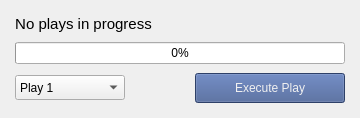
       <widget class="QFrame" name="frame_play_book_cntnr">
        <property name="sizePolicy">
         <sizepolicy hsizetype="Minimum" vsizetype="Preferred">
          <horstretch>0</horstretch>
          <verstretch>0</verstretch>
         </sizepolicy>
        </property>
        <property name="minimumSize">
         <size>
          <width>360</width>
          <height>0</height>
         </size>
        </property>
        <property name="maximumSize">
         <size>
          <width>360</width>
          <height>16777215</height>
         </size>
        </property>
        <property name="frameShape">
         <enum>QFrame::NoFrame</enum>
        </property>
        <property name="frameShadow">
         <enum>QFrame::Raised</enum>
        </property>
        <layout class="QVBoxLayout" name="verticalLayout_8">
         <property name="leftMargin">
          <number>6</number>
         </property>
         <property name="topMargin">
          <number>6</number>
         </property>
         <property name="rightMargin">
          <number>6</number>
         </property>
         <property name="bottomMargin">
          <number>6</number>
         </property>
         <item>
          <widget class="QWidget" name="widget_play_book" native="true">
           <property name="sizePolicy">
            <sizepolicy hsizetype="Preferred" vsizetype="Preferred">
             <horstretch>0</horstretch>
             <verstretch>0</verstretch>
            </sizepolicy>
           </property>
           <property name="minimumSize">
            <size>
             <width>0</width>
             <height>0</height>
            </size>
           </property>
           <layout class="QVBoxLayout" name="verticalLayout_4">
            <property name="spacing">
             <number>9</number>
            </property>
            <property name="leftMargin">
             <number>9</number>
            </property>
            <property name="topMargin">
             <number>9</number>
            </property>
            <property name="rightMargin">
             <number>9</number>
            </property>
            <property name="bottomMargin">
             <number>9</number>
            </property>
            <item alignment="Qt::AlignLeft">
             <widget class="QLabel" name="lbl_play_book">
              <property name="sizePolicy">
               <sizepolicy hsizetype="Expanding" vsizetype="Fixed">
                <horstretch>0</horstretch>
                <verstretch>0</verstretch>
               </sizepolicy>
              </property>
              <property name="minimumSize">
               <size>
                <width>0</width>
                <height>0</height>
               </size>
              </property>
              <property name="font">
               <font>
                <pointsize>11</pointsize>
                <weight>50</weight>
                <bold>false</bold>
               </font>
              </property>
              <property name="text">
               <string>No plays in progress</string>
              </property>
              <property name="alignment">
               <set>Qt::AlignCenter</set>
              </property>
             </widget>
            </item>
            <item>
             <widget class="QProgressBar" name="pgs_bar_play_book">
              <property name="sizePolicy">
               <sizepolicy hsizetype="Preferred" vsizetype="Fixed">
                <horstretch>0</horstretch>
                <verstretch>0</verstretch>
               </sizepolicy>
              </property>
              <property name="value">
               <number>0</number>
              </property>
             </widget>
            </item>
            <item>
             <layout class="QHBoxLayout" name="horizontalLayout_3">
              <property name="spacing">
               <number>3</number>
              </property>
              <property name="bottomMargin">
               <number>0</number>
              </property>
              <item alignment="Qt::AlignLeft">
               <widget class="QComboBox" name="cmbo_box_play_book">
                <property name="minimumSize">
                 <size>
                  <width>0</width>
                  <height>25</height>
                 </size>
                </property>
                <property name="toolTip">
                 <string>&lt;html&gt;&lt;head/&gt;&lt;body&gt;&lt;p&gt;Flight Mode&lt;/p&gt;&lt;/body&gt;&lt;/html&gt;</string>
                </property>
                <property name="accessibleName">
                 <string/>
                </property>
                <property name="styleSheet">
                 <string notr="true"/>
                </property>
                <property name="editable">
                 <bool>false</bool>
                </property>
                <property name="currentIndex">
                 <number>0</number>
                </property>
                <property name="maxCount">
                 <number>2147483645</number>
                </property>
                <property name="sizeAdjustPolicy">
                 <enum>QComboBox::AdjustToContents</enum>
                </property>
                <property name="minimumContentsLength">
                 <number>10</number>
                </property>
                <property name="iconSize">
                 <size>
                  <width>1</width>
                  <height>1</height>
                 </size>
                </property>
                <property name="frame">
                 <bool>true</bool>
                </property>
                <property name="modelColumn">
                 <number>0</number>
                </property>
                <item>
                 <property name="text">
                  <string>Play 1</string>
                 </property>
                </item>
                <item>
                 <property name="text">
                  <string comment="Flight">Play 2</string>
                 </property>
                </item>
                <item>
                 <property name="text">
                  <string comment="Flight">Play 3</string>
                 </property>
                </item>
                <item>
                 <property name="text">
                  <string>Play 4</string>
                 </property>
                </item>
               </widget>
              </item>
              <item>
               <widget class="QPushButton" name="btn_exec_play">
                <property name="minimumSize">
                 <size>
                  <width>150</width>
                  <height>30</height>
                 </size>
                </property>
                <property name="maximumSize">
                 <size>
                  <width>150</width>
                  <height>16777215</height>
                 </size>
                </property>
                <property name="cursor">
                 <cursorShape>PointingHandCursor</cursorShape>
                </property>
                <property name="styleSheet">
                 <string notr="true">background-color: rgb(64, 89, 145);
color: rgb(240, 240, 240);</string>
                </property>
                <property name="text">
                 <string>Execute Play</string>
                </property>
               </widget>
              </item>
             </layout>
            </item>
           </layout>
          </widget>
         </item>
        </layout>
       </widget>
